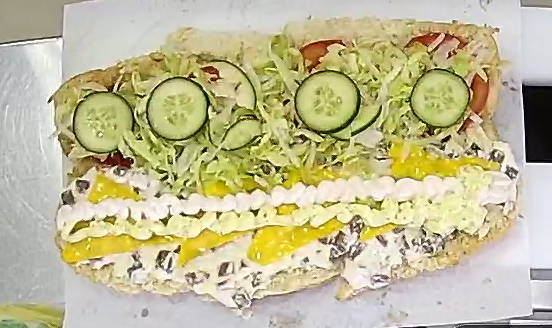
#> input picture imagens/1008.png, 552 x 328 px
$ jupyter execute correlation_convolution.ipynb   (shell and % lines are left out)
#> lines starting #> are read from the running program, lines starting #| are printed output that depends on the picture
[cell 1]
import numpy as np
import matplotlib.pyplot as plt
import time
import cv2

[cell 2]
def correlation(img: np.ndarray, w: np.ndarray):


    num_rows, num_cols = img.shape
    f_num_rows, f_num_cols = w.shape
    half_f_n_rows, half_f_num_cols = f_num_rows//2, f_num_cols//2


    img_padded = np.pad(img, [[half_f_n_rows, half_f_n_rows], [half_f_num_cols, half_f_num_cols]])
    new_image = np.zeros(img.shape)

    for im_row in range(num_rows):
        for im_col in range(num_cols):
            result_pixel = 0

            patch = img_padded[im_row:im_row+f_num_rows, im_col:im_col+f_num_cols]
            new_image[im_row, im_col] = np.sum(w*patch)

    return new_image

[cell 3]
def convolution(img: np.ndarray, w: np.array):
    return correlation(img, w[::-1, ::-1])

[cell 4]
def correlation_ef(img: np.ndarray, w: np.ndarray):
    return np.einsum('ijkl,kl->ij', np.lib.stride_tricks.as_strided(img,tuple(np.subtract(img.shape, w.shape) + 1) + w.shape,img.strides + img.strides), w)

[cell 5]
def convolution_ef(img: np.ndarray, w: np.array):
    return correlation_ef(img, w[::-1, ::-1])

[cell 6]
image = cv2.imread('imagens/1008.png', 0)
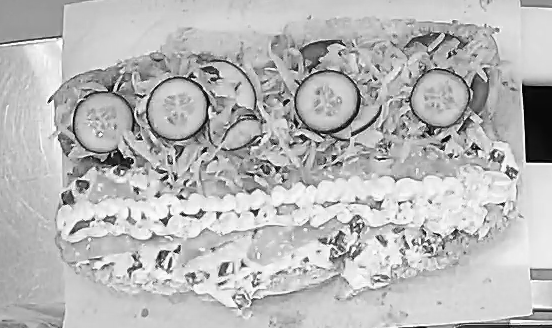
#> image: shape (328, 552); min 0, max 254, mean 184.9
# image = np.array([[2,3,1,4,3,2,1,1,2]])
w = np.array([[1,2,-1],[0,0,0],[-1,-2,-1]])
cor_image = convolution(image, w)
#> in correlation, `img_padded = np.pad(img, [[half_f_n_rows, half_f_n_rows], [half_f_num_..`:
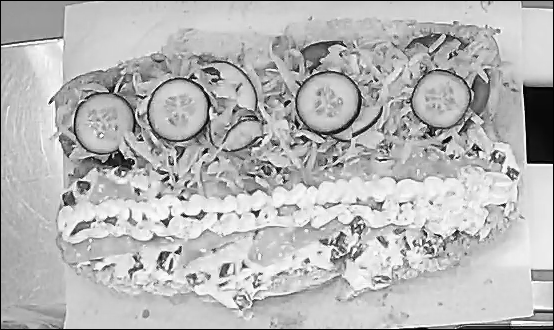
#> img_padded: shape (330, 554); min 0, max 254, mean 183.1
#> after the loop in correlation, `for im_row in range(num_rows):`:
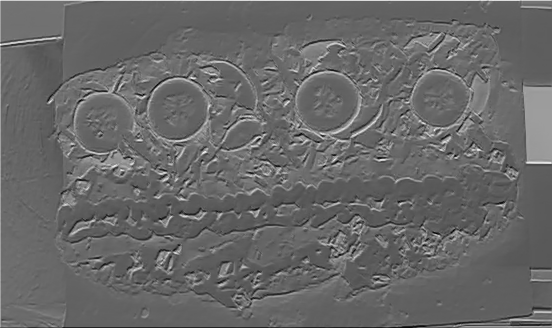
#> new_image: shape (328, 552) float64; min -1069, max 637, mean -368.3; drawn with min black and max white
cor_image_ef = correlation_ef(image, w)
#> in correlation_ef, `return np.einsum('ijkl,kl->ij', np.lib.stride_tricks.as_strided(img,tu..`:
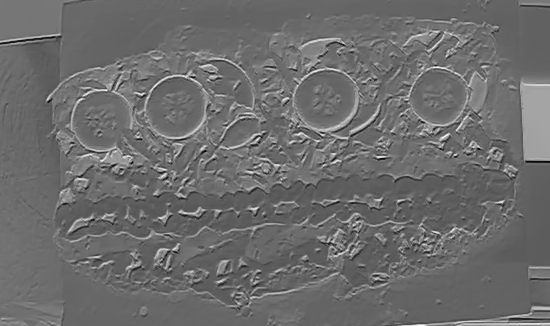
#> returned value: shape (326, 550) int64; min -1053, max 548, mean -369.5; drawn with min black and max white

conv_image = convolution(image, w)
conv_image_ef = convolution_ef(image, w)
#> in correlation_ef (call 2), `return np.einsum('ijkl,kl->ij', np.lib.stride_tricks.as_strided(img,tu..`:
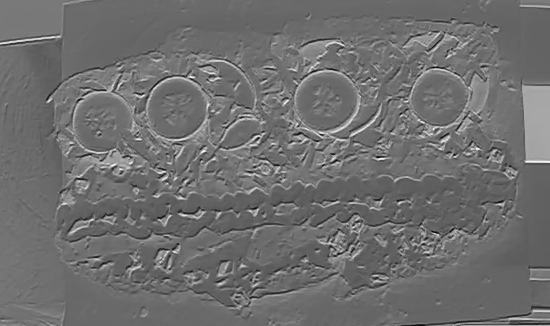
#> returned value: shape (326, 550) int64; min -1069, max 535, mean -370.4; drawn with min black and max white

[cell 7]
fig = plt.figure(figsize=(20, 20))

rows = 1
columns = 3

fig.add_subplot(rows, columns, 1)
imgplot = plt.imshow(image, cmap='gray') # cv2.cvtColor(image, cv2.COLOR_BGR2RGB))

fig.add_subplot(rows, columns, 2)
imgplot = plt.imshow(cor_image_ef, cmap='gray')

fig.add_subplot(rows, columns, 3)
imgplot = plt.imshow(conv_image, cmap='gray')

[cell 8]
fig = plt.figure(figsize=(20, 20))

rows = 1
columns = 3

fig.add_subplot(rows, columns, 1)
imgplot = plt.imshow(image, cmap='gray')

fig.add_subplot(rows, columns, 2)
imgplot = plt.imshow(cor_image_ef, cmap='gray')

fig.add_subplot(rows, columns, 3)
imgplot = plt.imshow(conv_image_ef, cmap='gray')

$ run again, with imagens/5059.png copied over imagens/1008.png
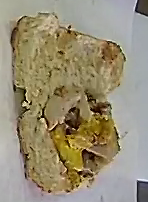
#> input picture imagens/5059.png, 148 x 202 px
#> in correlation, `img_padded = np.pad(img, [[half_f_n_rows, half_f_n_rows], [half_f_num_..`:
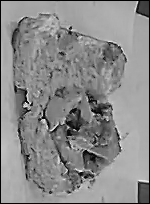
#> img_padded: shape (204, 150); min 0, max 252, mean 138.9
#> in correlation_ef (call 2), `return np.einsum('ijkl,kl->ij', np.lib.stride_tricks.as_strided(img,tu..`:
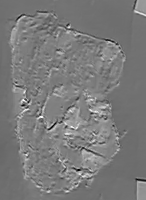
#> returned value: shape (200, 146) int64; min -954, max 436, mean -283.7; drawn with min black and max white
